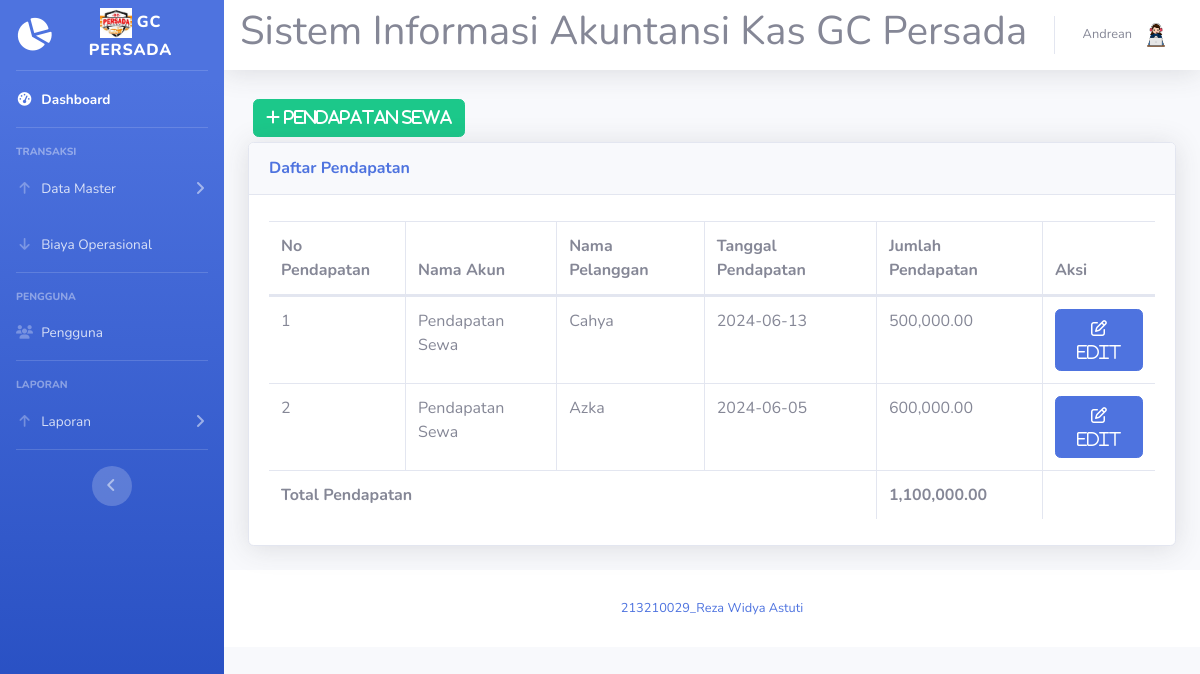
/pendapatan-sewa.php (signed in), run on the app's committed database.
### tables this page shows
CREATE TABLE `pendapatan_sewa` (
  `id_pendapatan` int(5) NOT NULL,
  `id_akun` varchar(15) NOT NULL,
  `no_pelanggan` varchar(4) NOT NULL,
  `id_sewa` int(2) NOT NULL,
  `nama_pendapatan` varchar(20) NOT NULL,
  `tgl_pendapatan` date NOT NULL,
  `jumlah_pendapatan` int(11) NOT NULL
);

CREATE TABLE `kategori_akun` (
  `id_akun` varchar(5) NOT NULL,
  `nama_akun` varchar(20) NOT NULL
);

CREATE TABLE `pelanggan` (
  `no_pelanggan` int(2) NOT NULL,
  `nama` varchar(15) NOT NULL,
  `alamat` varchar(20) NOT NULL,
  `no_hp` varchar(13) NOT NULL
);

### pendapatan-sewa.php (the view, shortened to what this page needs)
<?php
require 'koneksi.php';
?>
<!DOCTYPE html>
<html lang="en">
<head>
  <link href="vendor/fontawesome-free/css/all.min.css" rel="stylesheet" type="text/css">
  <link href="css/sb-admin-2.min.css" rel="stylesheet">
  <link href="vendor/datatables/dataTables.bootstrap4.min.css" rel="stylesheet">
</head>
<body id="page-top">
  <?php require 'sidebar.php'; ?>
  <?php require 'navbar.php'; ?>
  <div id="content">
    <div class="container-fluid">
      <button type="button" class="btn btn-success" style="margin:5px" data-toggle="modal" data-target="#myModalTambah"><i class="fa fa-plus"> Pendapatan Sewa</i></button><br>
      <div class="card shadow mb-4">
        <div class="card-header py-3">
          <h6 class="m-0 font-weight-bold text-primary">Daftar Pendapatan</h6>
        </div>
        <div class="card-body">
          <div class="table-responsive">
            <table class="table table-bordered" id="dataTable" width="100%" cellspacing="0">
              <thead>
                <tr>
                  <th>No Pendapatan</th>
                  <th>Nama Akun</th>
                  <th>Nama Pelanggan</th>
                  <th>Tanggal Pendapatan</th>
                  <th>Jumlah Pendapatan</th>
                  <th>Aksi</th>
                </tr>
              </thead>
              <tbody>
                <?php
                $no = 0;
                $total_pendapatan = 0;
                $query = mysqli_query($koneksi, "SELECT pendapatan_sewa.*, kategori_akun.nama_akun, pelanggan.nama FROM pendapatan_sewa JOIN kategori_akun ON pendapatan_sewa.id_akun=kategori_akun.id_akun JOIN pelanggan ON pelanggan.no_pelanggan = pendapatan_sewa.no_pelanggan");
                while ($data = mysqli_fetch_assoc($query)) {
                  $total_pendapatan += $data['jumlah_pendapatan'];
                ?>
                  <tr>
                    <td><?= $no += 1; ?></td>
                    <td><?= $data['nama_akun'] ?></td>
                    <td><?= $data['nama'] ?></td>
                    <td><?= $data['tgl_pendapatan'] ?></td>
                    <td><?= number_format($data['jumlah_pendapatan'], 2) ?></td>
                    <td>
                      <a href="#" type="button" class="fa fa-edit btn btn-primary btn-md" data-toggle="modal" data-target="#myModal<?= $data['id_pendapatan']; ?>"> Edit</a>
                    </td>
                  </tr>
                <?php } ?>
                <tr>
                  <td colspan="4"><strong>Total Pendapatan</strong></td>
                  <td><strong><?= number_format($total_pendapatan, 2) ?></strong></td>
                  <td></td>
                </tr>
              </tbody>
            </table>
          </div>
        </div>
      </div>
    </div>
    <?php require 'footer.php'; ?>
  </div>
</body>
</html>

### data on the page
pendapatan_sewa: no "1", id_akun.nama_akun "Pendapatan Sewa", pelanggan.nama "Cahya", tgl_pendapatan "2024-06-13", jumlah_pendapatan "500,000.00"
pendapatan_sewa: no "2", id_akun.nama_akun "Pendapatan Sewa", pelanggan.nama "Azka", tgl_pendapatan "2024-06-05", jumlah_pendapatan "600,000.00"

### other printed values
$_SESSION['nama'] "Andrean"
$total_pendapatan "1,100,000.00"
